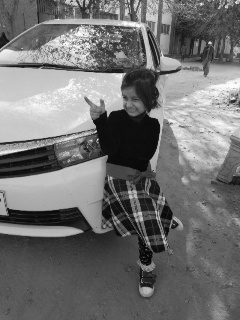
#> input picture ImageProcessing/Ch2-images/child_3.jpg, 240 x 320 px
$ python P-2-19-SheerTransform.py
#> lines starting #> are read from the running program, lines starting #| are printed output that depends on the picture
import cv2
import numpy as np
import cv2 as cv
filepath="Ch2-images/child_3.jpg"
img=cv.imread(filepath,0)
#> img is the input picture: shape (320, 240); min 0, max 255, mean 113.5
rows, cols = img.shape
#> rows = 320; cols = 240

src_points = np.float32([[0,0], [cols-1,0], [0,rows-1]])
#> src_points = [[0, 0], [239, 0], [0, 319]]
dst_points = np.float32([[0,0], [int(0.6*(cols-1)),0], [int(0.4*(cols-1)),rows-1]])
#> dst_points = [[0, 0], [143, 0], [95, 319]]
affine_matrix = cv2.getAffineTransform(src_points, dst_points)
#> affine_matrix = [[0.598, 0.298, 0], [0, 1, 0]]
img_output = cv2.warpAffine(img, affine_matrix, (cols,rows))
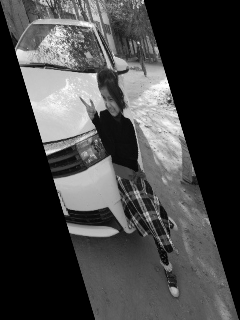
#> img_output: shape (320, 240); min 0, max 255, mean 67.9

cv2.imshow('Original Image', img)
cv2.imshow('Affine Transformed Image', img_output)
cv2.waitKey()

$ run again, with ImageProcessing/Ch2-images/apple.jpg copied over ImageProcessing/Ch2-images/child_3.jpg
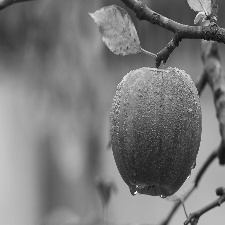
#> input picture ImageProcessing/Ch2-images/apple.jpg, 225 x 225 px
#> img is the input picture: shape (225, 225); min 9, max 255, mean 121.1
#> `img_output = cv2.warpAffine(img, affine_matrix, (cols,rows))`:
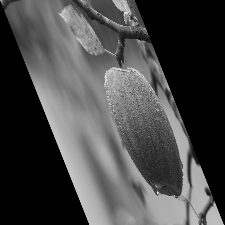
#> img_output: shape (225, 225); min 0, max 247, mean 72.4
